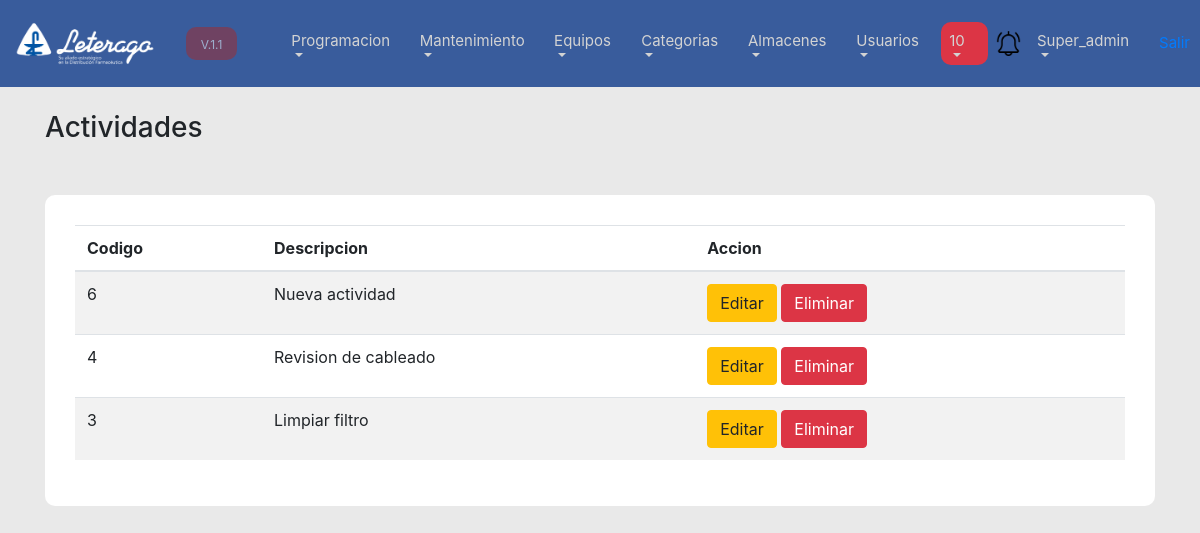
The page /list_actividades.php (signed in) on the database as committed earlier.
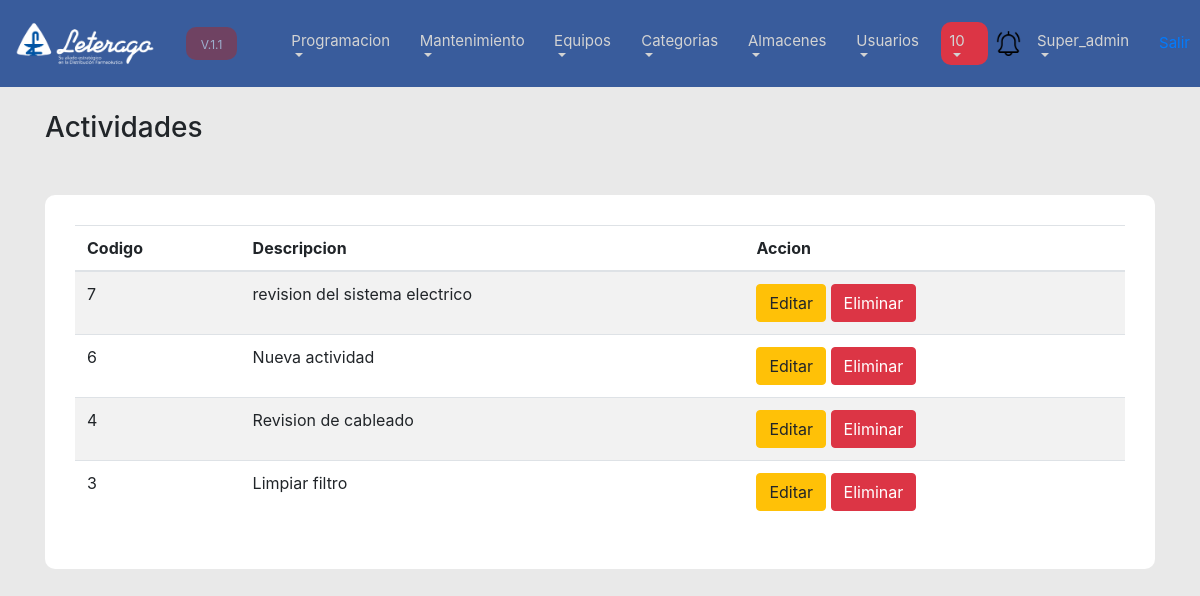
The same page on the database as committed later.
### tables this page shows
CREATE TABLE `actividades` (
  `id` int(11) NOT NULL,
  `description` varchar(100) NOT NULL,
  `create_date` timestamp NOT NULL DEFAULT current_timestamp(),
  `create_by` varchar(100) NOT NULL,
  `modify_by` varchar(100) DEFAULT NULL,
  `modify_date` datetime DEFAULT NULL,
  `delete_date` datetime DEFAULT NULL,
  `delete_by` varchar(100) DEFAULT NULL
);

### model/actividades.php (called while the page is built, shortened)
<?php
class Actividades{
    public function list(){
        $conexion = new Kon();
        $con = $conexion->conn();
        $query = "SELECT * FROM actividades where delete_date is null order by id desc";
        $exc_query_exist = $con->query($query);
        return $exc_query_exist;
    }
}
?>

### list_actividades.php (the view, shortened to what this page needs)
<?php
  include("plantilla/menu_top.php");
  include('model/actividades.php');
  $Actividades_instance = new Actividades();
  $actividades = $Actividades_instance->list();
?>
<link rel="stylesheet" href="css/form.css">
<div class="Container">
    <br>
    <h3>Actividades</h3>
    <div class="formularios">
    <table class="table table-striped">
  <thead>
    <tr>
      <th scope="col">Codigo</th>
      <th scope="col">Descripcion</th>
      <th scope="col">Accion</th>
    </tr>
  </thead>
  <tbody>
    <?php
      while($row = mysqli_fetch_assoc($actividades)){
    ?>
    <tr>
      <td><?php echo $row["id"] ?></td>
      <td><?php echo $row["description"] ?></td>
      <td>
            <a href="edit_actividades.php?id=<?php echo $row['id']?>"><button class="btn btn-warning">Editar</button></a>
            <button class="btn btn-danger" data-toggle="modal" data-target="#exampleModal<?php echo $row['id']?>">Eliminar</button>
      </td>
    </tr>
    <?php
      }
    ?>
  </tbody>
</table>
    </div>
</div>

Rows that differ between the two databases and show on the page:
added actividades: id "7", description "revision del sistema electrico"
